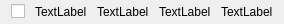
<?xml version="1.0" encoding="UTF-8"?>
<ui version="4.0">
 <class>TaskItem</class>
 <widget class="QWidget" name="TaskItem">
  <property name="geometry">
   <rect>
    <x>0</x>
    <y>0</y>
    <width>198</width>
    <height>24</height>
   </rect>
  </property>
  <property name="windowTitle">
   <string>Form</string>
  </property>
  <layout class="QHBoxLayout" name="horizontalLayout">
   <property name="spacing">
    <number>10</number>
   </property>
   <property name="topMargin">
    <number>0</number>
   </property>
   <property name="bottomMargin">
    <number>0</number>
   </property>
   <item>
    <widget class="QCheckBox" name="check">
     <property name="text">
      <string/>
     </property>
    </widget>
   </item>
   <item>
    <widget class="QLabel" name="FileName">
     <property name="text">
      <string>TextLabel</string>
     </property>
    </widget>
   </item>
   <item>
    <widget class="QLabel" name="NodeName">
     <property name="text">
      <string>TextLabel</string>
     </property>
    </widget>
   </item>
   <item>
    <widget class="QLabel" name="TaskType">
     <property name="text">
      <string>TextLabel</string>
     </property>
    </widget>
   </item>
   <item>
    <widget class="QLabel" name="value">
     <property name="text">
      <string>TextLabel</string>
     </property>
    </widget>
   </item>
  </layout>
 </widget>
 <resources/>
 <connections/>
</ui>
